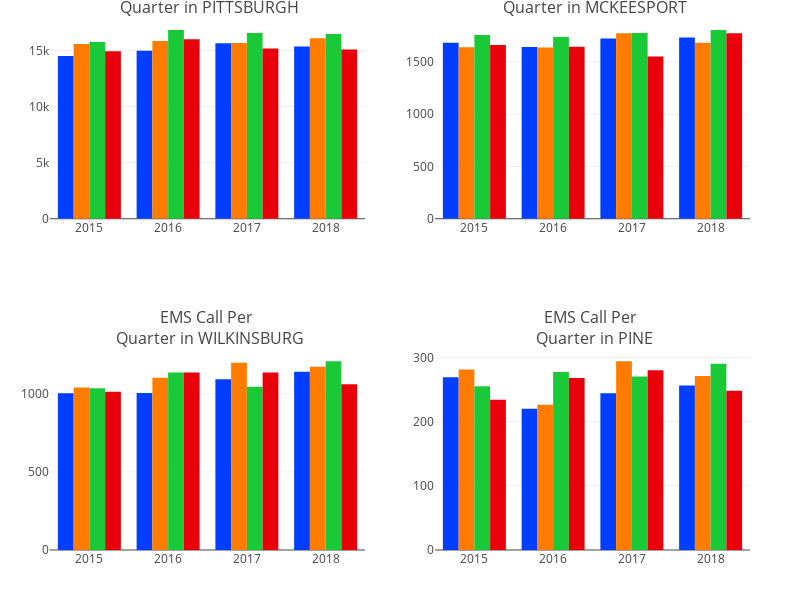

Source (notebook cell):
### Code cell
grid_bar_plot(df_ems,x=['PITTSBURGH','MCKEESPORT','WILKINSBURG','PINE'] )

### Figure 1 — Plotly figure (JSON) as saved in the notebook; plotly's stock layout.template omitted (floating-point values rounded to 4 significant figures)
{"data": [{"name": "Q1", "type": "bar", "uid": "0fabdf8d-fc2a-408b-aa68-593c77924591", "x": [2015, 2016, 2017, 2018], "xaxis": "x", "y": [14510, 14991, 15662, 15375], "yaxis": "y"}, {"name": "Q2", "type": "bar", "uid": "306d0729-fb42-4b5c-89d1-b60b167e23e4", "x": [2015, 2016, 2017, 2018], "xaxis": "x", "y": [15584, 15857, 15678, 16113], "yaxis": "y"}, {"name": "Q3", "type": "bar", "uid": "d46d27fc-2cec-4433-8587-ffef6be9e097", "x": [2015, 2016, 2017, 2018], "xaxis": "x", "y": [15761, 16844, 16570, 16491], "yaxis": "y"}, {"name": "Q4", "type": "bar", "uid": "6d16450b-0de3-4409-9d86-6b68dce987cf", "x": [2015, 2016, 2017, 2018], "xaxis": "x", "y": [14934, 16015, 15197, 15094], "yaxis": "y"}, {"name": "Q1", "type": "bar", "uid": "f910ded9-c51a-4c1c-b75b-69358ea3f0ab", "x": [2015, 2016, 2017, 2018], "xaxis": "x2", "y": [1683, 1642, 1724, 1734], "yaxis": "y2"}, {"name": "Q2", "type": "bar", "uid": "61a47869-7955-46ad-98f6-12a322615e36", "x": [2015, 2016, 2017, 2018], "xaxis": "x2", "y": [1641, 1637, 1775, 1683], "yaxis": "y2"}, {"name": "Q3", "type": "bar", "uid": "448fecf6-7c2a-4afb-ba98-c0057e8215c6", "x": [2015, 2016, 2017, 2018], "xaxis": "x2", "y": [1757, 1739, 1776, 1806], "yaxis": "y2"}, {"name": "Q4", "type": "bar", "uid": "49f2802a-78a8-498b-8e39-bb68fcff4a7b", "x": [2015, 2016, 2017, 2018], "xaxis": "x2", "y": [1661, 1644, 1552, 1774], "yaxis": "y2"}, {"name": "Q1", "type": "bar", "uid": "91c68d2b-5470-4fec-b305-537f8f9e89af", "x": [2015, 2016, 2017, 2018], "xaxis": "x3", "y": [1004, 1006, 1093, 1142], "yaxis": "y3"}, {"name": "Q2", "type": "bar", "uid": "95f5b7b3-9c75-49cd-9dfd-0eaaac89372f", "x": [2015, 2016, 2017, 2018], "xaxis": "x3", "y": [1040, 1103, 1199, 1173], "yaxis": "y3"}, {"name": "Q3", "type": "bar", "uid": "154907e6-fe09-432e-a6a9-692a927f7684", "x": [2015, 2016, 2017, 2018], "xaxis": "x3", "y": [1035, 1137, 1046, 1209], "yaxis": "y3"}, {"name": "Q4", "type": "bar", "uid": "e845b70e-a735-408b-9646-cc84c0527cb2", "x": [2015, 2016, 2017, 2018], "xaxis": "x3", "y": [1014, 1137, 1136, 1061], "yaxis": "y3"}, {"name": "Q1", "type": "bar", "uid": "0dde3341-c511-4fee-b7b8-5f3e2ee8d4b0", "x": [2015, 2016, 2017, 2018], "xaxis": "x4", "y": [269, 220, 244, 256], "yaxis": "y4"}, {"name": "Q2", "type": "bar", "uid": "bd0c8dd9-236f-45ef-bb0f-a1a8fa07b5e1", "x": [2015, 2016, 2017, 2018], "xaxis": "x4", "y": [281, 226, 294, 271], "yaxis": "y4"}, {"name": "Q3", "type": "bar", "uid": "ece12afd-d797-4df0-9f14-a245181df83e", "x": [2015, 2016, 2017, 2018], "xaxis": "x4", "y": [255, 277, 270, 290], "yaxis": "y4"}, {"name": "Q4", "type": "bar", "uid": "a703a6cb-1f21-470d-82e0-6119d832f7d6", "x": [2015, 2016, 2017, 2018], "xaxis": "x4", "y": [234, 268, 280, 248], "yaxis": "y4"}], "layout": {"annotations": [{"font": {"size": 16}, "showarrow": false, "text": "EMS Call Per <br> Quarter in PITTSBURGH", "x": 0.225, "xanchor": "center", "xref": "paper", "y": 1, "yanchor": "bottom", "yref": "paper"}, {"font": {"size": 16}, "showarrow": false, "text": "EMS Call Per <br> Quarter in MCKEESPORT", "x": 0.775, "xanchor": "center", "xref": "paper", "y": 1, "yanchor": "bottom", "yref": "paper"}, {"font": {"size": 16}, "showarrow": false, "text": "EMS Call Per <br> Quarter in WILKINSBURG", "x": 0.225, "xanchor": "center", "xref": "paper", "y": 0.375, "yanchor": "bottom", "yref": "paper"}, {"font": {"size": 16}, "showarrow": false, "text": "EMS Call Per <br> Quarter in PINE", "x": 0.775, "xanchor": "center", "xref": "paper", "y": 0.375, "yanchor": "bottom", "yref": "paper"}], "colorway": ["#023eff", "#ff7c00", "#1ac938", "#e8000b"], "height": 600, "margin": {"b": 50, "l": 50, "pad": 0, "r": 50, "t": 20}, "showlegend": false, "width": 800, "xaxis": {"anchor": "y", "domain": [0, 0.45]}, "xaxis2": {"anchor": "y2", "domain": [0.55, 1]}, "xaxis3": {"anchor": "y3", "domain": [0, 0.45]}, "xaxis4": {"anchor": "y4", "domain": [0.55, 1]}, "yaxis": {"anchor": "x", "domain": [0.625, 1]}, "yaxis2": {"anchor": "x2", "domain": [0.625, 1]}, "yaxis3": {"anchor": "x3", "domain": [0, 0.375]}, "yaxis4": {"anchor": "x4", "domain": [0, 0.375]}}}
